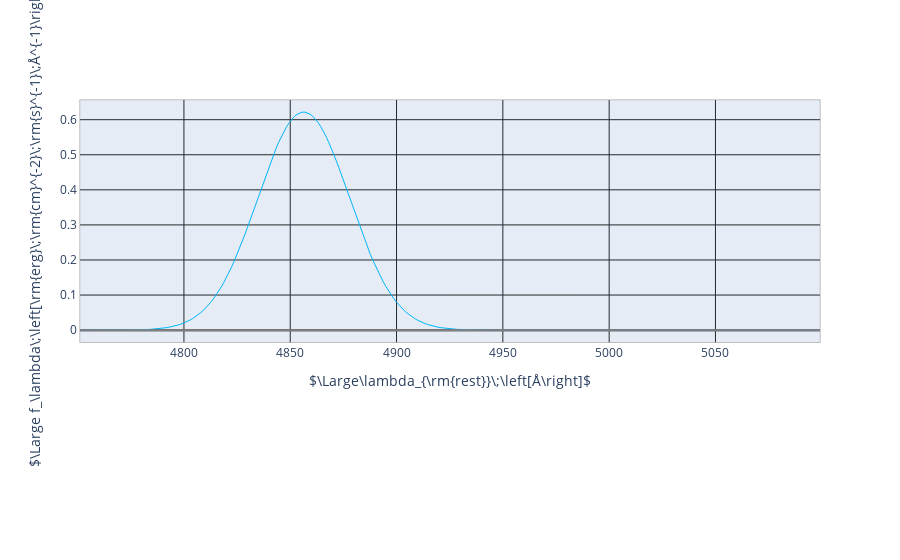

Notebook cell for this chart:
### Code cell
plotly_best_fit(objname='Mrk1044', 
                line_list=['Hb_broad', 'core', 'wing'], 
                run_dir=Path('.'))

### Figure 1 — Plotly figure (JSON) as saved in the notebook; plotly's stock layout.template omitted (floating-point values rounded to 4 significant figures; data arrays with more than 128 entries replaced by an {"elided": "..."} marker saying what was removed)
{"data": [{"legendgroup": "narrow lines", "legendgrouptitle": {"text": "narrow lines"}, "legendrank": 11, "line": {"color": "#00B5F7", "width": 1}, "mode": "lines", "name": "Hb_broad", "type": "scatter", "x": {"elided": "284 float values"}, "xaxis": "x", "y": {"elided": "284 float values"}, "yaxis": "y"}], "layout": {"shapes": [{"line": {"color": "gray", "width": 2}, "type": "line", "x0": 0, "x1": 1, "xref": "x domain", "y0": 0, "y1": 0, "yref": "y"}], "xaxis": {"anchor": "y", "domain": [0, 1], "gridcolor": "#222A2A", "gridwidth": 1, "linecolor": "gray", "linewidth": 0.5, "matches": "x", "mirror": true, "title": {"text": "$\\Large\\lambda_{\\rm{rest}}\\;\\left[Å\\right]$"}, "zerolinecolor": "#222A2A", "zerolinewidth": 2}, "xaxis2": {"anchor": "y2", "domain": [0, 1], "gridcolor": "#222A2A", "gridwidth": 1, "linecolor": "gray", "linewidth": 0.5, "matches": "x", "mirror": true, "title": {"text": "$\\Large\\lambda_{\\rm{rest}}\\;\\left[Å\\right]$"}, "zerolinecolor": "#222A2A", "zerolinewidth": 2}, "yaxis": {"anchor": "x", "domain": [0.3625, 1], "gridcolor": "#222A2A", "gridwidth": 1, "linecolor": "gray", "linewidth": 0.5, "mirror": true, "title": {"text": "$\\Large f_\\lambda\\;\\left[\\rm{erg}\\;\\rm{cm}^{-2}\\;\\rm{s}^{-1}\\;Å^{-1}\\right]$"}, "zerolinecolor": "#222A2A", "zerolinewidth": 2}, "yaxis2": {"anchor": "x2", "domain": [0, 0.2125], "gridcolor": "#222A2A", "gridwidth": 1, "linecolor": "gray", "linewidth": 0.5, "mirror": true, "title": {"text": "$\\Large\\Delta f_\\lambda$"}, "zerolinecolor": "#222A2A", "zerolinewidth": 2}}}
